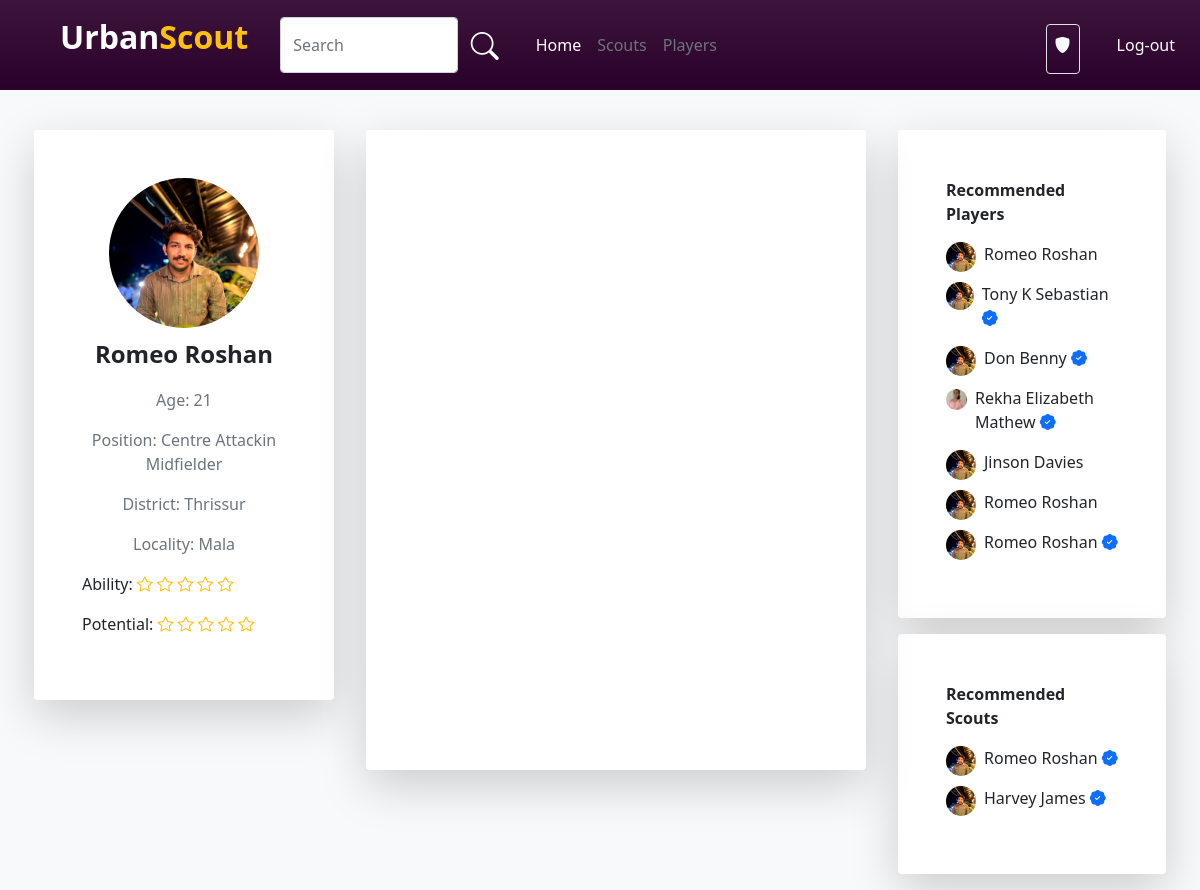
The app's page /playerhome/11, older data.
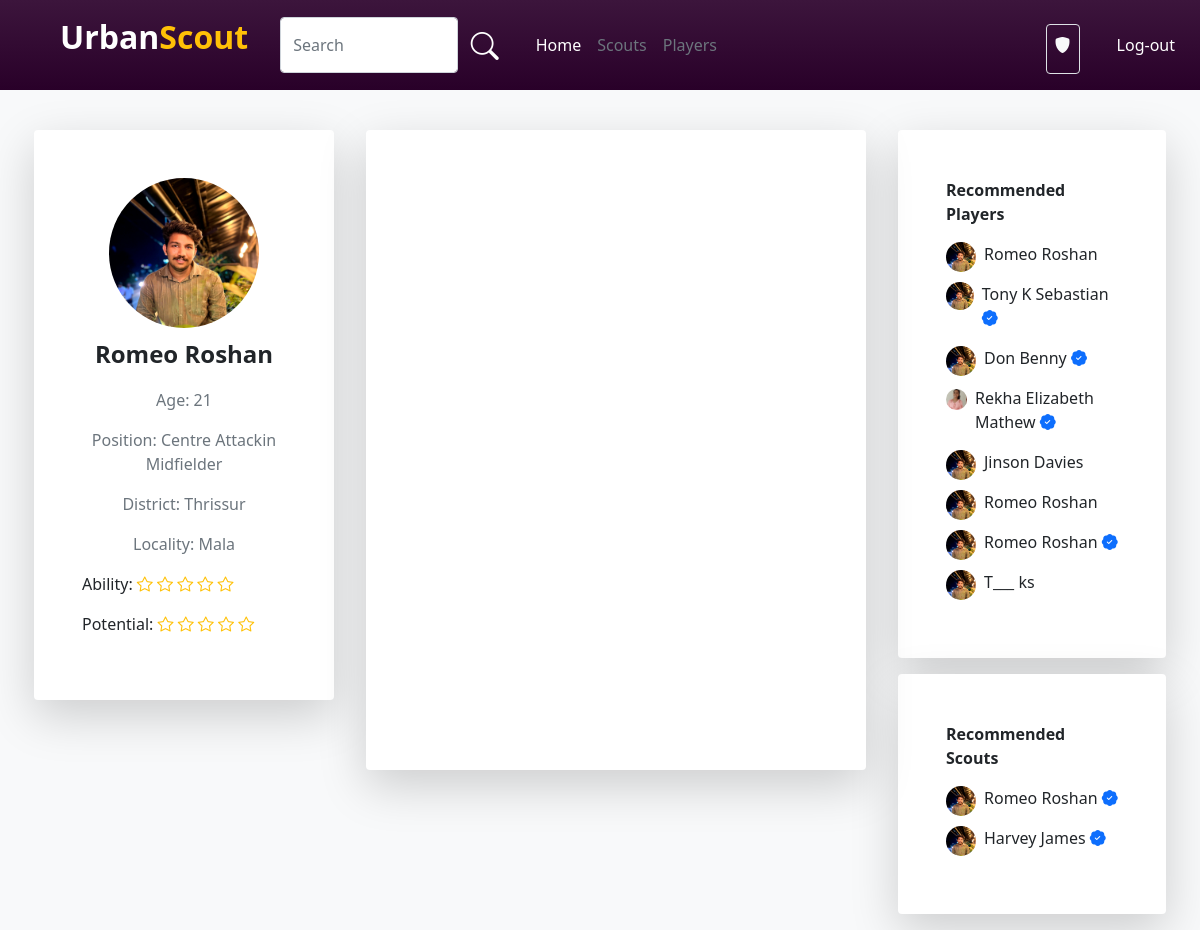
The same page, newer data.
### account/models.py (models this page shows)
class User(AbstractUser):
    username=models.CharField(max_length=32, blank=True, null=True)
    USERNAME_FIELD = 'email'
    email = models.EmailField(unique=True)
    img=models.ImageField(upload_to='pics',default='https://img.freepik.com/free-icon/man_318-677829.jpg',null=True)
    is_player=models.BooleanField('is_player',default=False)
    is_club=models.BooleanField('is_club',default=False)
    is_scout=models.BooleanField('is_scout',default=False)
    player_dob = models.DateField(("Date of Birth"), default=date.today, validators=[validate_dob])
    player_pos = models.CharField(("Position"),default='',max_length=30,choices=Pos_Choice)
    district = models.CharField(("District"),default='',max_length=20,choices=District_Choice)
    locality = models.CharField(("Locality"),default='',max_length=50,blank=True)
    player_foot = models.CharField(("Prefered Foot"),default='',max_length=10,choices=Foot_Choice)
    player_ability = models.IntegerField(("Ability"),default=0,choices=Ability_Choice)
    club_reputation = models.IntegerField(("Club Reputation"),default=0,choices=Ability_Choice)
    player_potential = models.IntegerField(("Potential"),default=0,choices=Ability_Choice)
    desc=models.CharField(("Description"),max_length=100, default='')
    club_name=models.CharField((("Club Name")),default='',max_length=30)
    scouted_by=models.CharField(max_length=30,default='')
    REQUIRED_FIELDS = []

### account/views.py (the view)
# urls.py: path('playerhome/<int:user_id>',views.playerHome,name="player-home"),
def playerHome(request,user_id):
    players = User.objects.filter(is_player=True)
    scout=User.objects.filter(is_scout=True)
    ability_range = range(0, 5)
    feeds=NewFeeds.objects.filter(user_id=user_id).order_by('-id')
    ability_range = range(0, 5)
    player=User.objects.filter(id=user_id)
    return render(request,'player-home.html',{'player':player,'abilityRange':ability_range,'playerdata':players,'scout':scout,'feeds':feeds})

### template/player-home.html (shortened to what the changed rows need)
{% load static %}
<!DOCTYPE html>
<html lang="en">
<head>
    <link rel="stylesheet" href="{% static 'style.css' %}">
    <link href="https://cdn.jsdelivr.net/npm/bootstrap@5.0.2/dist/css/bootstrap.min.css" rel="stylesheet"
>
    <link rel="stylesheet" href="https://cdn.jsdelivr.net/npm/bootstrap-icons@1.10.5/font/bootstrap-icons.css">
</head>
<body class="bg-light">
    {% for i in player %}
    <div class="d-flex flex-wrap justify-content-center mt-4">
        <div class="col-lg-3 h-50 col-12 m-3 p-5 rounded bg-white shadow-lg position-sticky">
            <div class="">
                <div class="d-flex justify-content-center">
                    <div class="">
                        <img class="rounded-circle img-width" src={{i.img.url}} alt="">
                    </div>
                </div>
                <div class="text-center">
                    <p class="text-dark mt-2 fs-4 fw-bold">{{i.first_name}} {{i.last_name}}</p>
                    <p id="age" class="text-secondary"></p>
                    <p class="text-secondary">Position: {{i.player_pos}}</p>
                    <p class="text-secondary">District: {{i.district}}</p>
                    <p class="text-secondary">Locality: {{i.locality}}</p>
                </div>
                <div>
                    <p>Ability:{% with ability=i.player_ability %} {% for j in abilityRange %}
                        {% if j < ability %}
                        <i class="bi bi-star-fill text-warning"></i>
                        {% else %}
                        <i class="bi bi-star text-warning"></i>
                        {% endif %}
                        {% endfor %}
                        {% endwith %}
                    </p>
                    <p>Potential:{% with potential=i.player_potential %} {% for j in abilityRange %}
                        {% if j < potential %}
                        <i class="bi bi-star-fill text-warning"></i>
                        {% else %}
                        <i class="bi bi-star text-warning"></i>
                        {% endif %}
                        {% endfor %}
                        {% endwith %}
                    </p>
                </div>
            </div>
        </div>
        <div class="col-lg-5 col-12 player-feeds m-3 p-5 rounded bg-white shadow-lg">
        </div>
        {% endfor %}
        <div class="col-lg-3 col-12">
            <div class="m-3 p-5 rounded bg-white shadow-lg">
                <div>
                    {% for Players in playerdata %}
                    <a class="text-decoration-none text-dark" href="{% url 'player-home' Players.id %}">
                        <div class="d-flex">
                            <div class="rec-img-club">
                                <img class="w-100 rounded-circle" src="{{Players.img.url}}" alt="">
                            </div>
                            <p class="ms-2">{{Players.first_name}} {{Players.last_name}}{% if Players.scouted_by != '' %}
                                <i class="bi bi-patch-check-fill text-primary"></i>
                                {% endif %}</p></p>
                        </div>
                    </a>
                    {% endfor %}
                </div>
            </div>
            <div class="m-3 p-5 rounded bg-white shadow-lg">
                <div>
                    {% for scouts in scout %}
                    {% if scouts.is_staff == 0 %}
                    <a class="text-decoration-none text-dark" href="{% url 'scout-home' scouts.id %}">
                        <div class="d-flex">
                            <div class="rec-img-club">
                                <img class="w-100 rounded-circle" src="{{scouts.img.url}}" alt="">
                            </div>
                            <p class="ms-2">{{scouts.first_name}} {{scouts.last_name}} <i class="bi bi-patch-check-fill text-primary"></i></p>
                        </div>
                    </a>
                    {% endif %}
                    {% endfor %}
                </div>
            </div>
        </div>
    </div>
</body>
</html>

Row changes from the older to the newer data that the page shows:
added User: img (picture), first_name "T___", last_name "ks"
